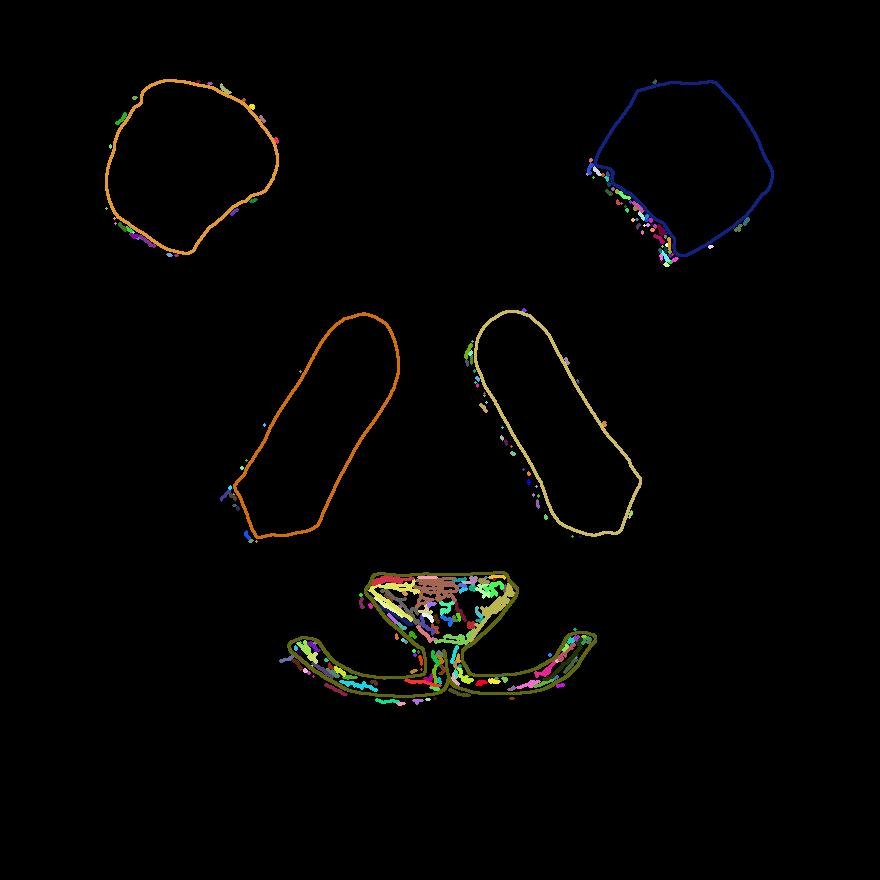
//> input picture img_contornos/oso.jpg, 880 x 880 px
$ ./DescriptoresFourier img_contornos/oso.jpg   (built with g++ and OpenCV 4)
//> lines starting //> are read from the running program, lines starting //| are printed output that depends on the picture; after the words box and inside, x2 and y2 are one past the last pixel; in counts of white or black regions, pixels touching at a corner belong together
#include "opencv2/imgproc/imgproc.hpp"
#include "opencv2/highgui/highgui.hpp"
#include <stdlib.h>
#include <stdio.h>
#include <opencv2/opencv.hpp>
#include <opencv2/core/core.hpp>
#include <opencv2/opencv.hpp>
#include <iostream>
#include <ctime>
#include <fstream>
#include <fftw3.h>


using namespace cv;
using namespace std;

void guardarMatrizDoble(vector<vector<double> > &matriz);
vector<vector<Point> > extraerContornos();
vector<vector<complex<double> > > convertirContornosEnComplejos(vector<vector<Point> > contornos);
complex<double> convertirCoordenada(int x, int y);
void obtenerDescriptoresFourier(vector <vector<complex<double> > > matrizContornosComplejos);
void calcularDFTInversa(vector<vector<complex <double> > > &matrizContornosComplejos, vector<vector<complex<double> > > &matrizComplejosFrecuencia);
void calcularForwardDFT(vector<vector<complex <double> > > &matrizContornosComplejos, vector<vector<complex<double> > > &matrizComplejosFrecuencia);
void filtrarFrecuencias(vector<vector<complex<double> > > &matrizComplejosFrecuencia);
vector<vector<double> > calcularFase(vector<vector<complex<double> > > &matrizComplejosFrecuencia);
vector<vector<double> > calcularMagnitud(vector<vector<complex<double> > > &matrizComplejosFrecuencia);
void transformarAcomplejos(vector<vector<complex<double> > > &matrizComplejosFrecuencia, vector<vector<double> > &magnitudFrecuencia,vector<vector<double> > &faseFrecuencia);
void iniciarNuevaMatrizCompleja(vector<vector<complex <double> > > &matrizContornosComplejos, vector<vector<complex<double> > > &matrizComplejosFrecuencia);
void imprimirMatrizCompleja(vector<vector<complex<double> > > &matriz);
void imprimirMatrizDoble(vector<vector<double>  > &matriz);
void iniciarNuevaMatrizDoble(vector<vector<complex<double> > >  &matrizContornosComplejos, vector<vector<double> >  &matrizDoble);
void guardarCoordenadasContornoComplejos(vector<vector<complex<double> > > matrizComplejos);
vector<vector<Point> > convertirComplejosEnCoordenadas( vector<vector<complex<double> > > matrizContornosComplejos);
void dibujarContornos(vector<vector<Point> > contornosFiltrados);
void guardarCoordenadasContorno(vector<vector<Point> > contornos);
Mat src, imagenSilueta;
int descriptoresFourier = 0;
vector<Vec4i> hierarchy;

int main( int argc, char** argv ){
  src = imread(argv[1], 1 );
//> src is the input picture: 880 rows x 880 cols, CV_8UC3; mean B, G, R 2.9, 3.9, 4.4
  cvtColor( src, imagenSilueta, CV_BGR2GRAY );
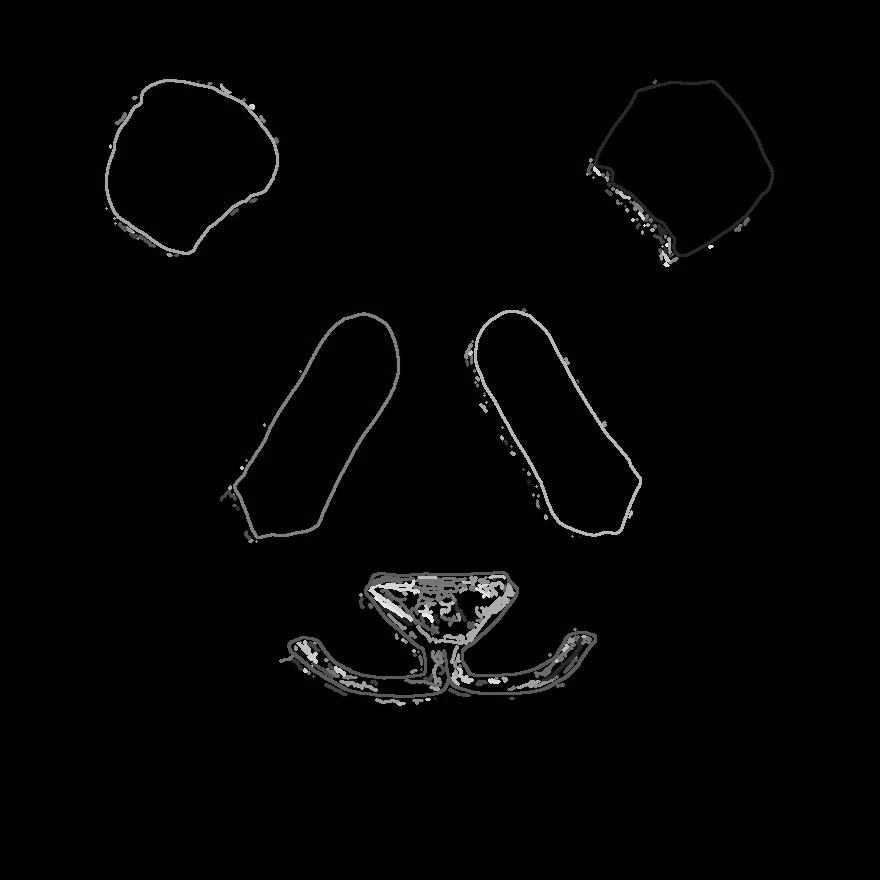
//> imagenSilueta: 880 rows x 880 cols, CV_8UC1; min 0, max 254, mean 3.9
  vector<vector<complex<double> > > matrizComplejos = convertirContornosEnComplejos(extraerContornos());
//> in extraerContornos, `Canny(imagenSilueta, imagenSilueta, 100, 100*2, 3 );`:
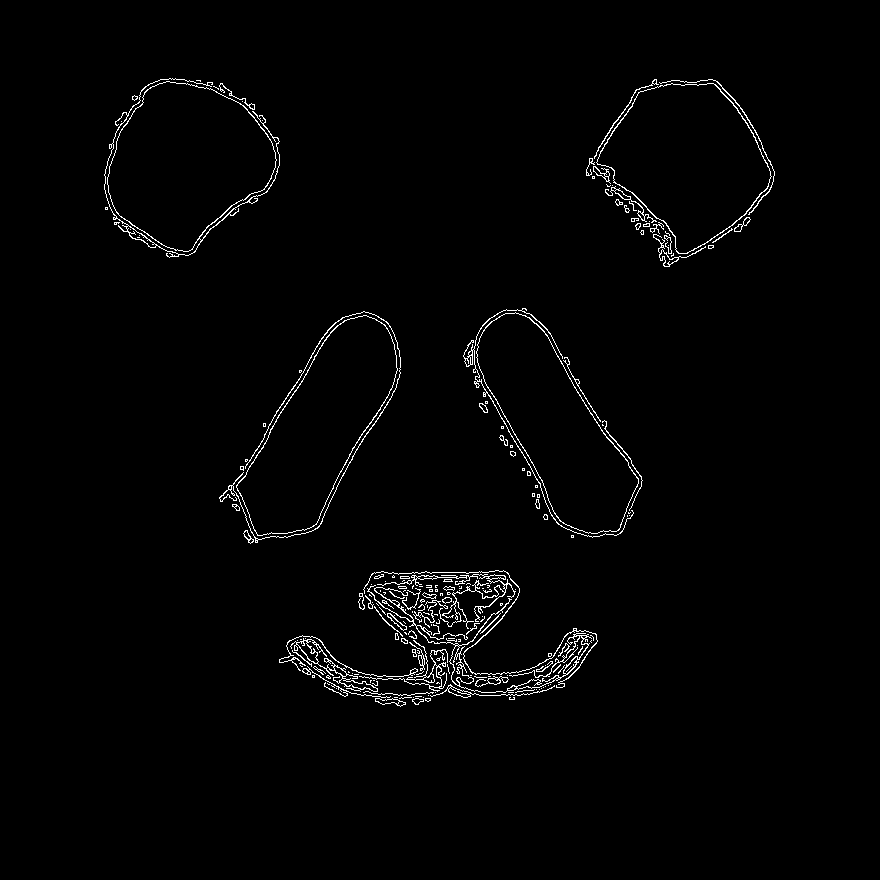
//> imagenSilueta: 880 rows x 880 cols, CV_8UC1; 1.6% white in thin lines or dots, all inside (x1, y1, x2, y2) = (104, 78, 775, 707)
//> in extraerContornos, `findContours(imagenSilueta, contornos,hierarchy, RETR_EXTERNAL,CHAIN_A..`: contornos = 198 contours, 157 with area under 20; largest, box (x1, y1, x2, y2) and area: (104, 78, 280, 258) 19794, (596, 83, 772, 254) 18669, (236, 315, 398, 536) 17971, (476, 312, 639, 534) 17503, (367, 585, 592, 693) 769
//> after the loop in convertirContornosEnComplejos, `for(int i = 0; i < contornos.size(); i++)`: vectoresComplejos = 198 items
//> matrizComplejos = 198 items
  obtenerDescriptoresFourier(matrizComplejos);
//> the answer given: 3
  convertirComplejosEnCoordenadas(matrizComplejos);
  while(true){
    int c;
    c = waitKey( 20 );
    if( (char)c == 27 ) {
     	break;
 	 }
   }
}

vector<vector<complex<double> > > convertirContornosEnComplejos(vector<vector<Point> > contornos){
  vector<vector<complex<double> > > vectoresComplejos;
  for(int i = 0; i < contornos.size(); i++){
  	vector<complex<double> > vectorComplejo;
    vectoresComplejos.push_back(vectorComplejo);
    for(int k = 0; k < contornos[i].size(); k++){
       vectoresComplejos.at(i).push_back(convertirCoordenada(contornos[i][k].x, contornos[i][k].y));
    }
  }

  return vectoresComplejos;
}

// [49 lines left out: functions dibujarContornos, convertirComplejosEnCoordenadas, guardarCoordenadasContorno, not called in this run]


complex<double> convertirCoordenada(int x, int y){
  double abscisa = x;
  double ordenada = y;
  double fase, magnitud = 0;
  magnitud = hypot(abscisa,ordenada);
  fase = atan2(ordenada,abscisa);
  return polar(magnitud, fase);
}


void calcularForwardDFT(vector<vector<complex <double> > > &matrizContornosComplejos, vector<vector<complex<double> > > &matrizComplejosFrecuencia){
//> (the run ends here: the program needs code that is not available in this run, at `fftw_plan plan;`)

$ run again, on img_contornos/cabezas_a.png
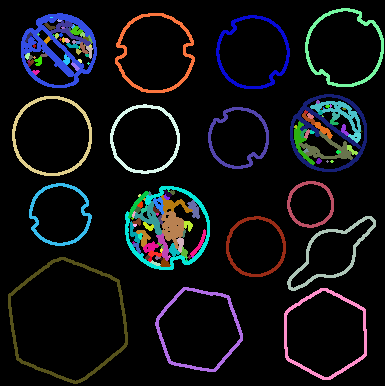
//> input picture img_contornos/cabezas_a.png, 385 x 386 px
//> src is the input picture: 386 rows x 385 cols, CV_8UC3; mean B, G, R 20.7, 17.9, 16.6
//> in main, `cvtColor( src, imagenSilueta, CV_BGR2GRAY );`:
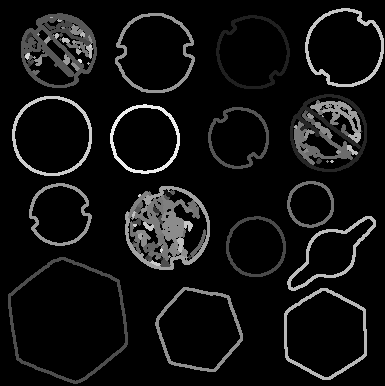
//> imagenSilueta: 386 rows x 385 cols, CV_8UC1; min 0, max 238, mean 17.8
//> in extraerContornos, `Canny(imagenSilueta, imagenSilueta, 100, 100*2, 3 );`:
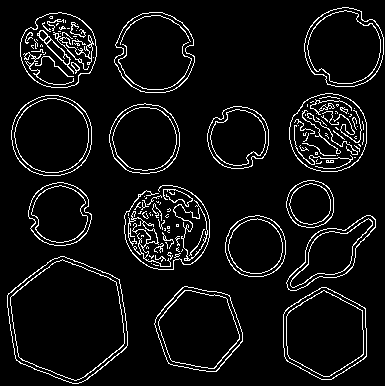
//> imagenSilueta: 386 rows x 385 cols, CV_8UC1; 6.6% white in thin lines or dots
//> contornos = 56 contours, 38 with area under 20; largest, box (x1, y1, x2, y2) and area: (7, 256, 128, 384) 11442, (283, 287, 367, 380) 5953, (154, 286, 243, 372) 5544, (11, 95, 92, 176) 5164, (114, 12, 195, 93) 4970
//> the loop in convertirContornosEnComplejos, `for(int i = 0; i < contornos.size(); i++)` made 56 passes
//> matrizComplejos = 56 items
//> the loop in iniciarNuevaMatrizCompleja, `for(int i = 0; i < matrizContornosComplejos.size(); i++)` made 56 passes
